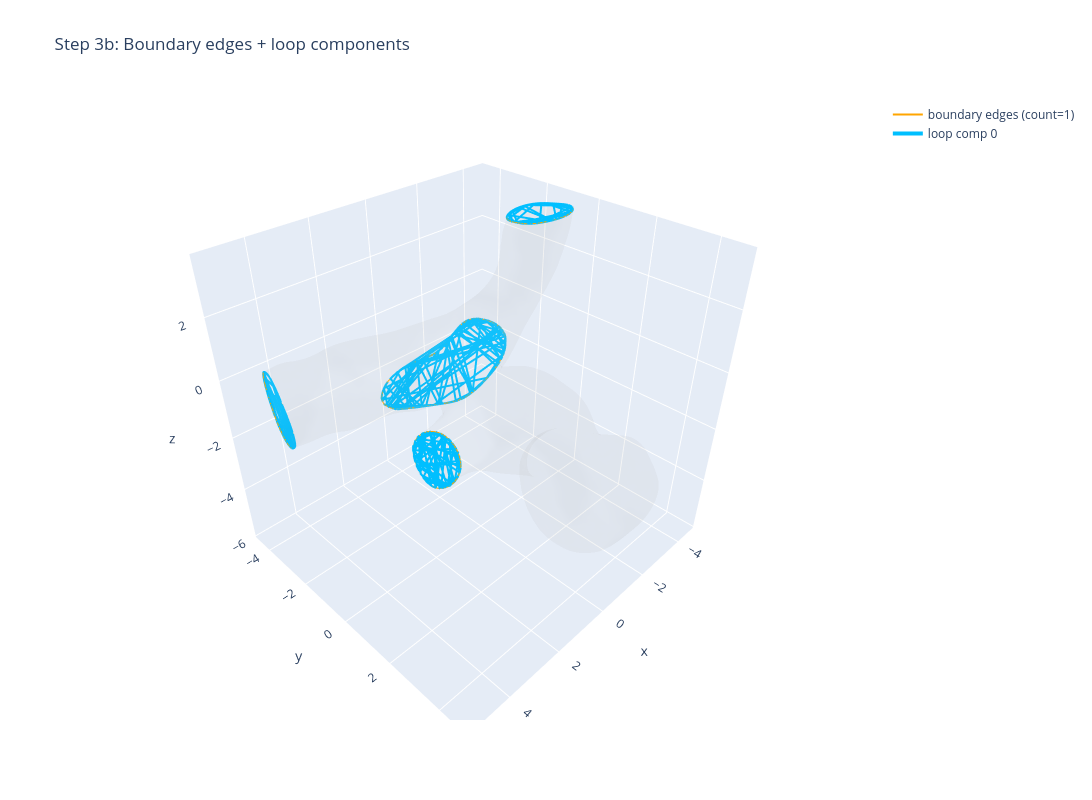

This figure's notebook cell:
### Code cell
# Step 3b: Boundary-Edges und groesste Boundary-Loops visualisieren
fig = go.Figure()
add_mesh(fig, verts, faces, color='lightgray', opacity=0.08)

if boundary_edges.size > 0:
    xe, ye, ze = [], [], []
    for a, b in boundary_edges[: min(5000, boundary_edges.shape[0])]:
        pa = verts[int(a)]
        pb = verts[int(b)]
        xe.extend([pa[0], pb[0], None])
        ye.extend([pa[1], pb[1], None])
        ze.extend([pa[2], pb[2], None])
    fig.add_trace(go.Scatter3d(
        x=xe, y=ye, z=ze, mode='lines',
        line=dict(color='orange', width=2), name='boundary edges (count=1)'
    ))

    if len(bcomps) > 0:
        order = np.argsort([len(c) for c in bcomps])[::-1]
        for rank, k in enumerate(order[:6]):
            comp_idx = boundary_vertices[np.asarray(bcomps[int(k)], dtype=np.int64)]
            xyz = verts[comp_idx]
            add_loop(fig, xyz, name=f'loop comp {rank}', color='deepskyblue', width=4, showlegend=(rank==0))

fig.update_layout(title='Step 3b: Boundary edges + loop components', scene=dict(aspectmode='data'), width=1200, height=800)
fig.show()
